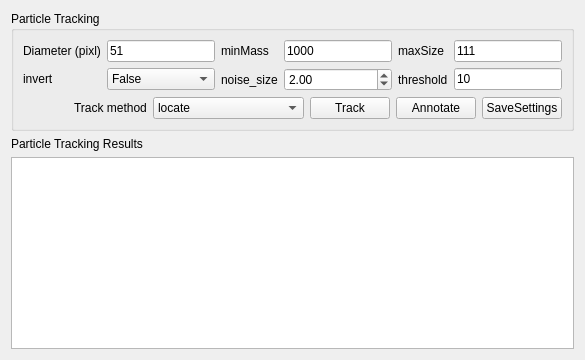
                 <widget class="QWidget" name="tab_22">
                  <attribute name="title">
                   <string>Particle</string>
                  </attribute>
                  <layout class="QVBoxLayout" name="verticalLayout_36">
                   <item>
                    <widget class="QGroupBox" name="groupBox">
                     <property name="title">
                      <string>Particle Tracking</string>
                     </property>
                     <layout class="QVBoxLayout" name="verticalLayout_10">
                      <item>
                       <layout class="QGridLayout" name="gridLayout_4">
                        <item row="0" column="1">
                         <widget class="QLineEdit" name="lineEdit_diameter">
                          <property name="inputMask">
                           <string/>
                          </property>
                          <property name="text">
                           <string>51</string>
                          </property>
                         </widget>
                        </item>
                        <item row="0" column="0">
                         <widget class="QLabel" name="label_8">
                          <property name="sizePolicy">
                           <sizepolicy hsizetype="Fixed" vsizetype="Preferred">
                            <horstretch>0</horstretch>
                            <verstretch>0</verstretch>
                           </sizepolicy>
                          </property>
                          <property name="text">
                           <string>Diameter (pixl)</string>
                          </property>
                         </widget>
                        </item>
                        <item row="0" column="2">
                         <widget class="QLabel" name="label_9">
                          <property name="sizePolicy">
                           <sizepolicy hsizetype="Fixed" vsizetype="Preferred">
                            <horstretch>0</horstretch>
                            <verstretch>0</verstretch>
                           </sizepolicy>
                          </property>
                          <property name="text">
                           <string>minMass</string>
                          </property>
                         </widget>
                        </item>
                        <item row="0" column="4">
                         <widget class="QLabel" name="label_14">
                          <property name="sizePolicy">
                           <sizepolicy hsizetype="Fixed" vsizetype="Preferred">
                            <horstretch>0</horstretch>
                            <verstretch>0</verstretch>
                           </sizepolicy>
                          </property>
                          <property name="text">
                           <string>maxSize</string>
                          </property>
                         </widget>
                        </item>
                        <item row="1" column="1">
                         <widget class="QComboBox" name="comboBox_invert">
                          <item>
                           <property name="text">
                            <string>False</string>
                           </property>
                          </item>
                          <item>
                           <property name="text">
                            <string>True</string>
                           </property>
                          </item>
                         </widget>
                        </item>
                        <item row="0" column="5">
                         <widget class="QLineEdit" name="lineEdit_maxsize">
                          <property name="text">
                           <string>111</string>
                          </property>
                         </widget>
                        </item>
                        <item row="1" column="0">
                         <widget class="QLabel" name="label_15">
                          <property name="sizePolicy">
                           <sizepolicy hsizetype="Fixed" vsizetype="Fixed">
                            <horstretch>0</horstretch>
                            <verstretch>0</verstretch>
                           </sizepolicy>
                          </property>
                          <property name="text">
                           <string>invert</string>
                          </property>
                         </widget>
                        </item>
                        <item row="0" column="3">
                         <widget class="QLineEdit" name="lineEdit_minmass">
                          <property name="text">
                           <string>1000</string>
                          </property>
                         </widget>
                        </item>
                        <item row="1" column="2">
                         <widget class="QLabel" name="label_16">
                          <property name="text">
                           <string>noise_size</string>
                          </property>
                         </widget>
                        </item>
                        <item row="1" column="4">
                         <widget class="QLabel" name="label_17">
                          <property name="text">
                           <string>threshold</string>
                          </property>
                         </widget>
                        </item>
                        <item row="1" column="5">
                         <widget class="QLineEdit" name="lineEdit_threshold">
                          <property name="text">
                           <string>10</string>
                          </property>
                         </widget>
                        </item>
                        <item row="1" column="3">
                         <widget class="QDoubleSpinBox" name="doubleSpinBox_noise_size">
                          <property name="value">
                           <double>2.000000000000000</double>
                          </property>
                         </widget>
                        </item>
                       </layout>
                      </item>
                      <item>
                       <layout class="QHBoxLayout" name="horizontalLayout_4">
                        <item>
                         <spacer name="horizontalSpacer_4">
                          <property name="orientation">
                           <enum>Qt::Horizontal</enum>
                          </property>
                          <property name="sizeHint" stdset="0">
                           <size>
                            <width>40</width>
                            <height>20</height>
                           </size>
                          </property>
                         </spacer>
                        </item>
                        <item>
                         <widget class="QLabel" name="label_18">
                          <property name="text">
                           <string>Track method</string>
                          </property>
                         </widget>
                        </item>
                        <item>
                         <widget class="QComboBox" name="comboBox_locate_method">
                          <item>
                           <property name="text">
                            <string>locate</string>
                           </property>
                          </item>
                          <item>
                           <property name="text">
                            <string>locate_brightfield_ring</string>
                           </property>
                          </item>
                         </widget>
                        </item>
                        <item>
                         <widget class="QPushButton" name="pushButton_locate">
                          <property name="text">
                           <string>Track</string>
                          </property>
                         </widget>
                        </item>
                        <item>
                         <widget class="QPushButton" name="pushButton_annotate_particle">
                          <property name="text">
                           <string>Annotate</string>
                          </property>
                         </widget>
                        </item>
                        <item>
                         <widget class="QPushButton" name="pushButton_save_locate_settings">
                          <property name="text">
                           <string>SaveSettings</string>
                          </property>
                         </widget>
                        </item>
                       </layout>
                      </item>
                     </layout>
                    </widget>
                   </item>
                   <item>
                    <widget class="QLabel" name="label_7">
                     <property name="text">
                      <string>Particle Tracking Results</string>
                     </property>
                    </widget>
                   </item>
                   <item>
                    <widget class="QTableView" name="tableView_particle_info">
                     <property name="sortingEnabled">
                      <bool>true</bool>
                     </property>
                    </widget>
                   </item>
                  </layout>
                 </widget>
